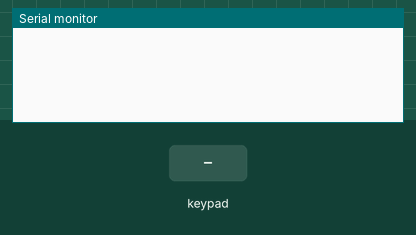
Simulated run of this sketch. Board: Arduino Uno, built with avr-gcc and run on an emulated ATmega328P. Shown: the last lines printed to the serial monitor. Inputs (shaded band) come from the test bench.

Above: at 1.2 s.
1.3 s: key '0' pressed
At 2.3 s:
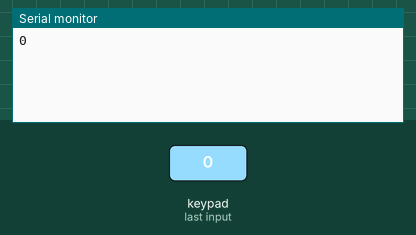
2.8 s: keypad keys 9 8 7 6 A pressed 0.4 s apart
At 4.8 s:
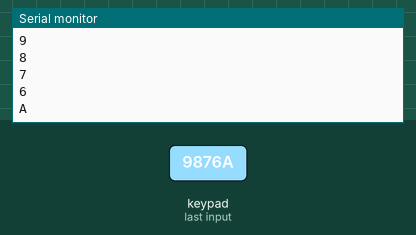
6.3 s: key 'C' pressed
At 7.4 s:
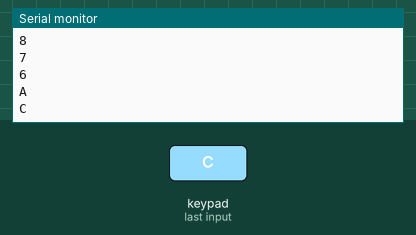
7.8 s: keypad keys 9 8 7 6 D pressed 0.4 s apart
At 10.9 s:
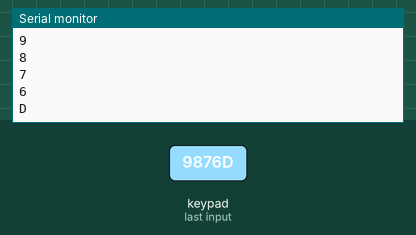
11.3 s: key 'E' pressed
At 12.2 s:
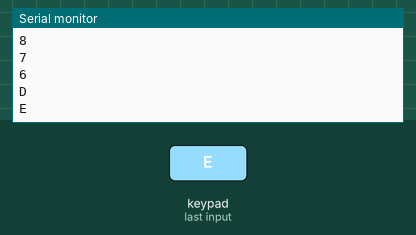
12.8 s: key 'B' pressed
At 13.6 s:
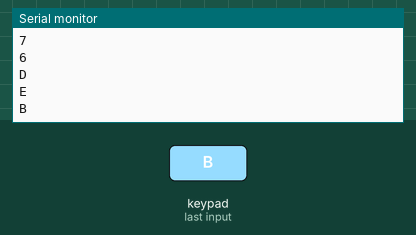
Timing chart, 0 to 15.3 s (numbered marks = the images above; inputs shaded):
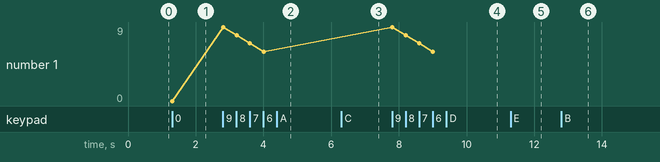

The sketch:

Lab05-1.ino
```cpp
#include <Keypad.h>

#define KEY_ROWS 4 // 按鍵模組的列數
#define KEY_COLS 4 // 按鍵模組的行數

// 依照行、列排列的按鍵字元（二維陣列）
char keymap[KEY_ROWS][KEY_COLS] = {
  {'0', '4', '8', 'C'},
  {'1', '5', '9', 'D'},
  {'2', '6', 'A', 'E'},
  {'3', '7', 'B', 'F'}};

byte colPins[KEY_COLS] = {9,8,7,6};	   // 按鍵模組，行1~4接腳。
byte rowPins[KEY_ROWS] = {5,4,3,2}; // 按鍵模組，列1~4接腳。
// 初始化Keypad物件
// 語法：Keypad(makeKeymap(按鍵字元的二維陣列), 模組列接腳, 模組行接腳, 模組列數, 模組行數)
Keypad myKeypad = Keypad(makeKeymap(keymap), rowPins, colPins, KEY_ROWS, KEY_COLS);

void setup(){
  Serial.begin(9600);
}

void loop(){
  // 透過Keypad物件的getKey()方法讀取按鍵的字元
  char key = myKeypad.getKey();

  if (key){  // 若有按鍵被按下…
    Serial.println(key);  // 顯示按鍵的字元
  }
}
```

Measured:
- after the input at 1.3 s, the serial monitor: prints a new line at once (image 1)
- after the input at 2.8 s, the serial monitor: prints a new line at once (image 2)
- after the input at 6.3 s, the serial monitor: prints a new line at once (image 3)
- after the input at 7.8 s, the serial monitor: prints a new line at once (image 4)
- after the input at 11.3 s, the serial monitor: prints a new line at once (image 5)
- after the input at 12.8 s, the serial monitor: prints a new line at once (image 6)
- plotted number 1: 0 → 6 after the input at 2.8 s
